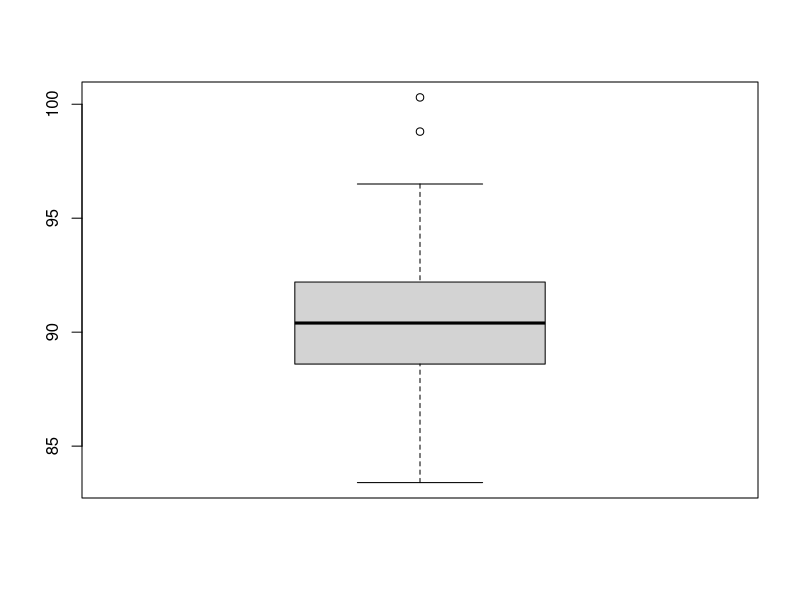

R code for this plot:
fuelOctaneRatings <- c(
						88.5, 94.7, 84.3, 90.1, 89.0, 89.8, 91.6, 90.3,
						90.0, 91.5, 89.9, 98.8, 88.3, 90.4, 91.2, 90.6,
						92.2, 87.7, 91.1, 86.7, 93.4, 96.1, 89.6, 90.4,
						91.6, 90.7, 88.6, 88.3, 94.2, 85.3, 90.1, 89.3,
						91.1, 92.2, 83.4, 91.0, 88.2, 88.5, 93.3, 87.4,
						91.1, 90.5, 100.3, 87.6, 92.7, 87.9, 93.0, 94.4,
						90.4, 91.2, 86.7, 94.2, 90.8, 90.1, 91.8, 88.4,
						92.6, 93.7, 96.5, 84.3, 93.2, 88.6, 88.7, 92.7,
						89.3, 91.0, 87.5, 87.8, 88.3, 89.2, 92.3, 88.9,
						89.8, 92.7, 93.3, 86.7, 91.0, 90.9, 89.9, 91.8,
						89.7, 92.2)

boxplot(fuelOctaneRatings)
# Има 2 outliers. Се гледа дека:
# min(lengths) = q[0] = 83.4,
# q[1] = 88.6,
# median(lengths) = q[2] = 90.4,
# q[3] = 92.2,
# max(lengths) = q[4] = 100.3.
# За разлика од репрезентацијата со Stem-and-Leaf графикот,
# се добива подобра претстава за квантилите и се гледаат outlier-ите.
# И од Stem-and-Leaf графикот може да се процени релативно лесно каде
# се наоѓа средната вредност, се гледаат максимумот и минимумот,
# но не се експлицитно прикажани како кај Box Plot-от.
